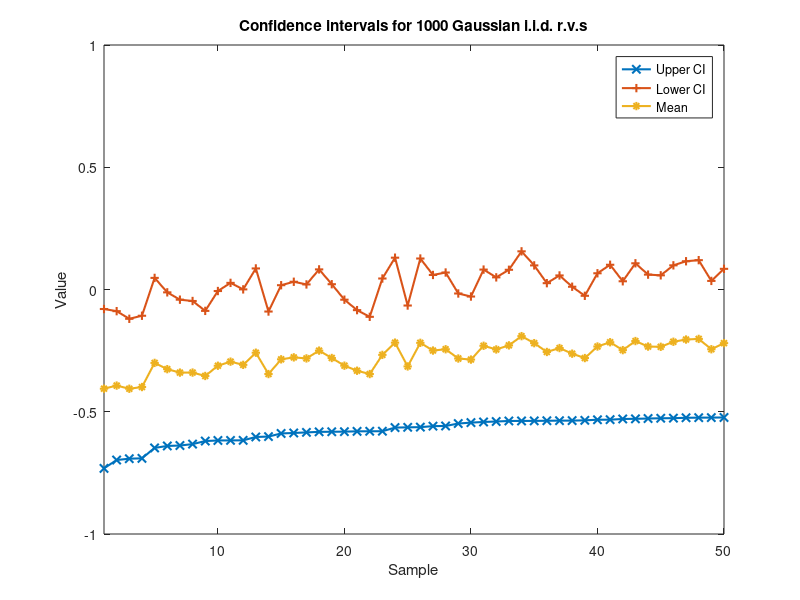

Reproduce this figure in MATLAB.
close all; clear global; clearvars;

CI = zeros(1000,2);
m = zeros(1000,1);
s = zeros(1000,1);

% Count how many times mean falls out of CI
times = 0;
pvalue = 0.05;
percentile = norminv(1-pvalue/2,0,1);

for a = 1:1000
    X = randn([1 48]);
    m(a) = sum(X) / length(X);
    X1 = (X - m(a)).^2;
    s(a) = sqrt(sum(X1) / (length(X)-1));
    CI(a,1) = m(a) - percentile*s(a) / sqrt(length(X));
    CI(a,2) = m(a) + percentile*s(a) / sqrt(length(X));
    if ( m(a) < CI(a,1) || m(a) > CI(a,2) )
        times = times + 1;
    end
%     disp(a)
end

[temp, order] = sort(CI(:,1));
CI = CI(order,:);
m = m(order);

CI_lower = CI(:,1);
CI_upper = CI(:,2);

figure('Name', 'Confidence intervals for 1000 Gaussian i.i.d. r.v.s')
plot(CI_lower, 'Linewidth', 1.5, 'Marker', 'x');
hold on;
plot(CI_upper, 'Linewidth', 1.5, 'Marker', '+');
hold on;
plot(m, 'Linewidth', 1.5, 'Marker', '*');
title('Confidence intervals for 1000 Gaussian i.i.d. r.v.s')
xlabel('Sample'); xlim([1 50]);
ylabel('Value');
legend('Upper CI', 'Lower CI', 'Mean');
hold off;
